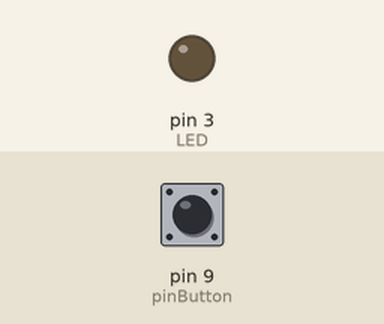
The sketch below on a simulated Arduino Uno, built with avr-gcc and run on an emulated ATmega328P. Shown: output pins drawn as LEDs (lit = HIGH). Dashed ring = blinking. The inputs (shaded band) are chosen by the test bench; at power-on: pin 9 (pinButton) LOW.

Above: at 1.2 s.
1.3 s: pin 9 (pinButton) pulled HIGH for 1 s
At 2.4 s:
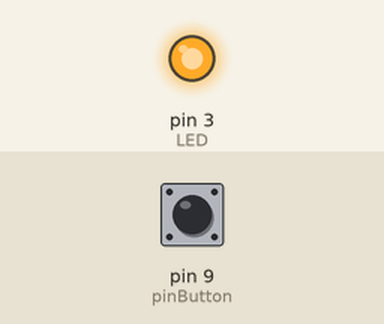
3.8 s: pin 9 (pinButton) pulled HIGH for 0.15 s
At 4.8 s:
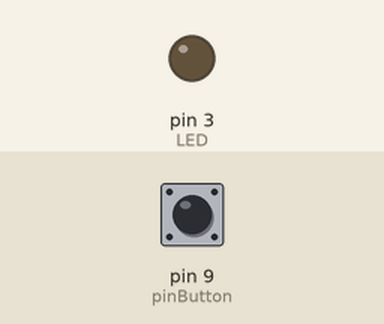
5.4 s: pin 9 (pinButton) pulled HIGH for 3.2 s
At 5.5 s:
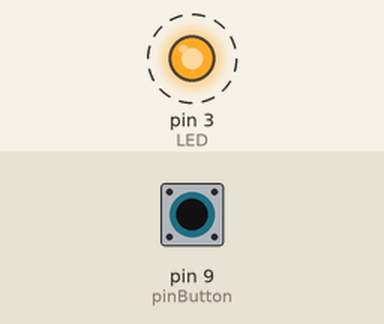
Timing chart, 0 to 9.9 s (numbered marks = the images above; inputs shaded):
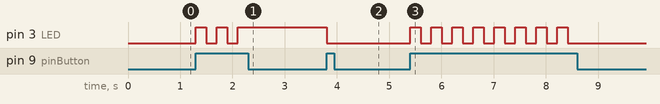

The sketch:

Punto-5-Interrupcion.ino
```cpp
/* Codigo con interruptor externo */

int pinButton = 9;    //Se define el Pin para el boton
int LED = 3;          //Se define el led que controla en Led o intermitente
int stateLED = LOW;   //Se define el estado del led
int stateButton;      //Variable para guardo del estado del led
int previous = LOW;   //Se define el estado previo del led
long time = 0;
long debounce = 200;

void setup() {
  pinMode(pinButton, INPUT); //Entrada de la interrupcion externa
  pinMode(LED, OUTPUT);
}

void loop() {
  stateButton = digitalRead(pinButton); //lectura del estado del boton
  if(stateButton == HIGH && previous == LOW && millis() - time > debounce) { //Si el boton es presionado y el Led esta apagado
    if(stateLED == HIGH){
      stateLED = LOW; // Cambio de estado
    }
    else {
       stateLED = HIGH;  //Cambio de estado
    }
    time = millis();
  }
  digitalWrite(LED, stateLED); //escritura del estado del led
  previous == stateButton;
}
```

Measured:
- after the input at 1.3 s, pin 3 (LED): alternates HIGH for 0.20 s and LOW for 0.20 s, 5 changes in all, then stays HIGH, starting at once
- after the input at 3.8 s, pin 3 (LED): HIGH → LOW at once
- after the input at 5.4 s, pin 3 (LED): alternates HIGH for 0.20 s and LOW for 0.20 s, 16 changes in all, then stays LOW, starting at once
